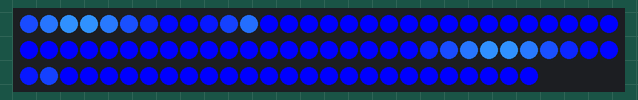
Bench run of a sketch on a simulated Arduino Uno, built with avr-gcc and run on an emulated ATmega328P. Shown: 86 RGB LEDs in strip order, left to right, continuing on the next row.

Above: at 0.15 s.
At 4.72 s:
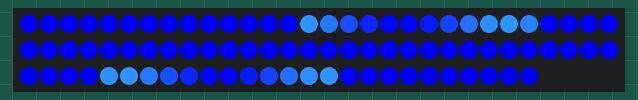
At 7.16 s:
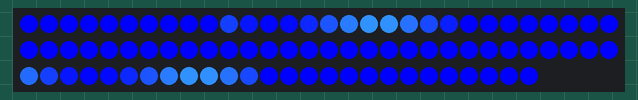
At 9.9 s:
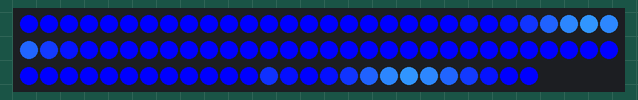
At 13.86 s:
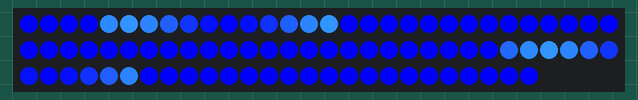
At 20.26 s:
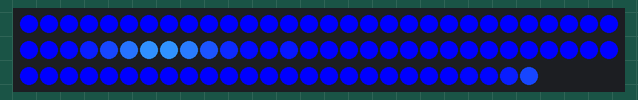

The sketch:

Tron_Lighting_2.ino
```cpp
#include <FastLED.h>

#define LED_PIN     2    // Pin connected to the LED strip
#define START_INDEX 0
#define NUM_LEDS    86   // Adjust to your LED count
#define BRIGHTNESS  255  // Adjust brightness (0-255)

#define BASE_COLOR  CRGB(0, 0, 255)   // Deep blue (default state)
//#define PULSE_COLOR CRGB(255, 8, 0)   // Aggressive red pulse effect
#define PULSE_COLOR CRGB(50, 150, 255)    // Lighter blue (pulse effect)

CRGB leds[NUM_LEDS];

void setup() {
    FastLED.addLeds<WS2812, LED_PIN, GRB>(leds, NUM_LEDS);
    FastLED.setBrightness(BRIGHTNESS);
}

// Function for fewer, stronger pulses
void pulseElectricity() {
    static uint8_t offset = 0;  // Pulse movement offset
    static uint8_t pulseGap = 50; // Distance between pulses (bigger = fewer pulses)
    static uint8_t pulseWidth = 12; // Width of each pulse (makes them more noticeable)

    for (int i = START_INDEX; i < NUM_LEDS; i++) {
        leds[i] = BASE_COLOR; // Default to deep blue

        // Create fewer, stronger pulses
        if ((i + offset) % pulseGap < pulseWidth) {
            int strength = sin8((i * 25 + offset) % 255); // More intense pulsing
            leds[i] = blend(BASE_COLOR, PULSE_COLOR, strength);
        }
    }

    FastLED.show();
    delay(20);  // Speed of movement

    // Move pulses at a noticeable pace
    offset += 7;
}

void loop() {
    pulseElectricity();
}
```

Measured:
- by itself, everything shown: repeats every 19.5 s, in 64 steps
